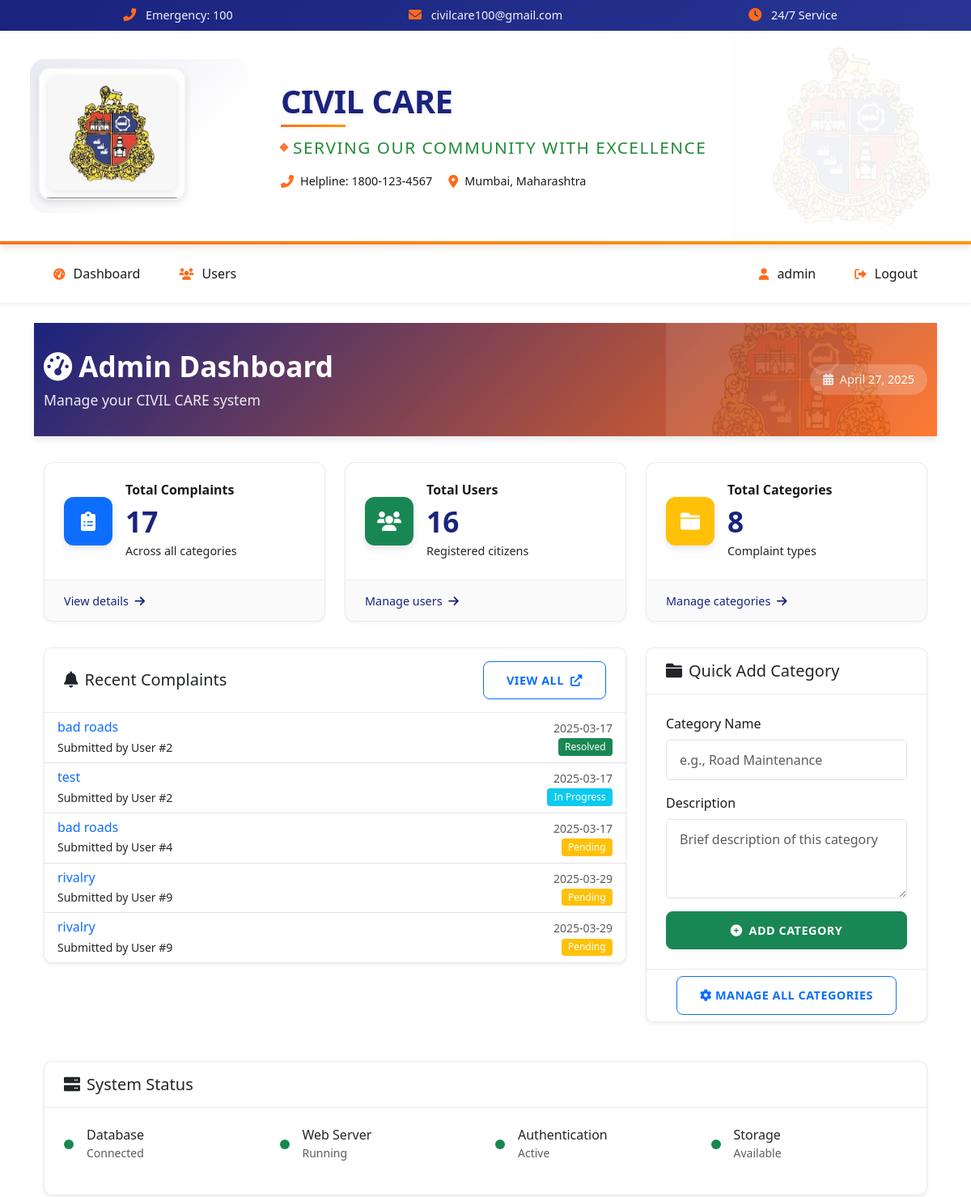
/admin/dashboard (signed in, upper part), run on an earlier commit of the app's database.
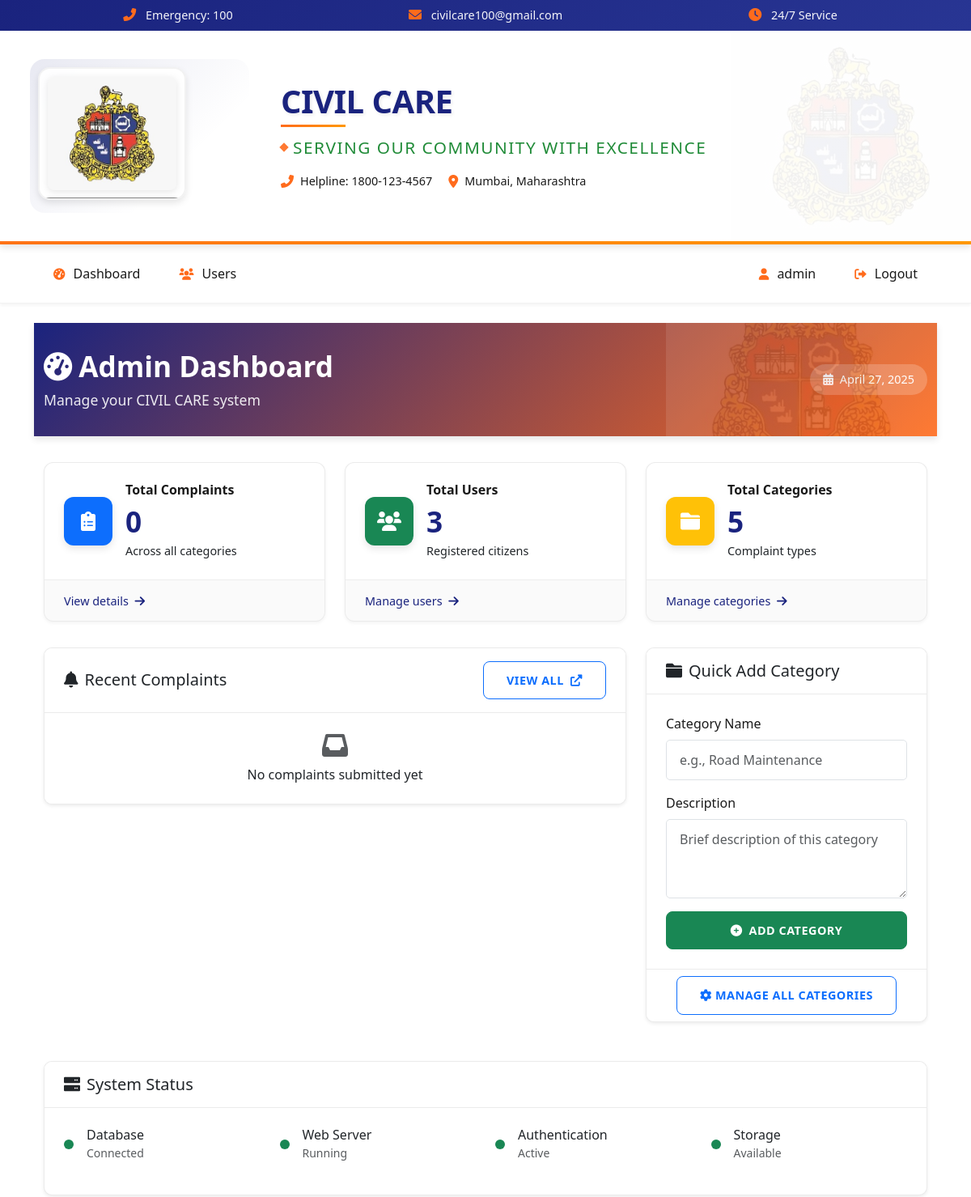
And on a later commit of the database.
### app/models/complaint.py (models this page shows, shortened)
class Complaint(db.Model):
    __tablename__ = 'complaint'
    id = db.Column(db.Integer, primary_key=True)
    title = db.Column(db.String(140), nullable=False)
    description = db.Column(db.Text, nullable=False)
    location = db.Column(db.String(200), nullable=False)
    status = db.Column(db.String(20), default='pending')  # pending, in_progress, resolved
    created_at = db.Column(db.DateTime, default=datetime.utcnow)
    updated_at = db.Column(db.DateTime, default=datetime.utcnow, onupdate=datetime.utcnow)
    user_id = db.Column(db.Integer, db.ForeignKey('user.id'), nullable=False)
    category_id = db.Column(db.Integer, db.ForeignKey('category.id'), nullable=False)

### app/routes/admin.py (the view)
    @login_required
    def decorated_function(*args, **kwargs):
        if not current_user.is_admin:
            flash('Access denied. Admin privileges required.', 'danger')
            return redirect(url_for('user.dashboard'))
        return f(*args, **kwargs)

### app/models/user.py (called while the page is built)
@login_manager.user_loader
def load_user(user_id):
    return User.query.get(int(user_id))

### app/routes/admin.py (called while the page is built)
def admin_required(f):
    @login_required
    def decorated_function(*args, **kwargs):
        if not current_user.is_admin:
            flash('Access denied. Admin privileges required.', 'danger')
            return redirect(url_for('user.dashboard'))
        return f(*args, **kwargs)
    decorated_function.__name__ = f.__name__
    return decorated_function

@admin_bp.route('/dashboard')
@admin_required
def dashboard():
    complaints = Complaint.query.all()
    users = User.query.all()
    categories = Category.query.all()
    return render_template('admin/dashboard.html',
                         complaints=complaints,
                         users=users,
                         categories=categories,
                         now=datetime.now())

### app/templates/admin/dashboard.html (shortened to what the changed rows need)
{% extends "base.html" %}
{% block content %}
<div class="admin-section">
    <div class="section-header">
        <div class="container">
            <div class="d-flex justify-content-between align-items-center">
                <div>
                    <h2 class="section-title"><i class="fas fa-tachometer-alt me-2"></i>Admin Dashboard</h2>
                </div>
            </div>
        </div>
    </div>
    <div class="container mt-4">
        <div class="row">
            <div class="col-lg-4 col-md-6 mb-4">
                <div class="stat-card">
                    <div class="stat-card-body">
                        <div class="stat-card-info">
                            <h5>Total Complaints</h5>
                            <h2>{{ complaints|length }}</h2>
                            <p class="stat-card-desc">Across all categories</p>
                        </div>
                    </div>
                </div>
            </div>
            <div class="col-lg-4 col-md-6 mb-4">
                <div class="stat-card">
                    <div class="stat-card-body">
                        <div class="stat-card-info">
                            <h5>Total Users</h5>
                            <h2>{{ users|length }}</h2>
                            <p class="stat-card-desc">Registered citizens</p>
                        </div>
                    </div>
                </div>
            </div>
            <div class="col-lg-4 col-md-6 mb-4">
                <div class="stat-card">
                    <div class="stat-card-body">
                        <div class="stat-card-info">
                            <h5>Total Categories</h5>
                            <h2>{{ categories|length }}</h2>
                            <p class="stat-card-desc">Complaint types</p>
                        </div>
                    </div>
                </div>
            </div>
        </div>
        <div class="row mt-2">
            <div class="col-lg-8 mb-4">
                <div class="card shadow-sm">
                    <div class="card-body p-0">
                        <div class="list-group list-group-flush">
                            {% for complaint in complaints[:5] %}
                            <div class="list-group-item list-group-item-action">
                                <div class="d-flex w-100 justify-content-between">
                                    <h6 class="mb-1 text-primary">{{ complaint.title }}</h6>
                                    <small class="text-muted">{{ complaint.created_at.strftime('%Y-%m-%d') }}</small>
                                </div>
                                <div class="d-flex justify-content-between align-items-center">
                                    <small>Submitted by User #{{ complaint.user_id }}</small>
                                    <span class="badge {% if complaint.status == 'pending' %}bg-warning{% elif complaint.status == 'in_progress' %}bg-info{% else %}bg-success{% endif %}">
                                        {{ complaint.status|replace('_', ' ')|title }}
                                    </span>
                                </div>
                            </div>
                            {% endfor %}
                            {% if complaints|length == 0 %}
                            <div class="list-group-item text-center py-4">
                                <i class="fas fa-inbox fa-2x text-muted mb-2"></i>
                                <p class="mb-0">No complaints submitted yet</p>
                            </div>
                            {% endif %}
                        </div>
                    </div>
                </div>
            </div>
        </div>
    </div>
</div>
{% endblock %}

What changed in the data, as far as the page shows it:
removed Complaint: title "bad roads", created_at "2025-03-17", user_id "2", status "Resolved"
removed Complaint: title "test", created_at "2025-03-17", user_id "2", status "In Progress"
removed Complaint: title "bad roads", created_at "2025-03-17", user_id "4", status "Pending"
removed Complaint: title "rivalry", created_at "2025-03-29", user_id "9", status "Pending"
removed Complaint: title "rivalry", created_at "2025-03-29", user_id "9", status "Pending"
Also different on the page:
{{ complaints|length }}: "17" → "0"
{{ users|length }}: "16" → "3"
{{ categories|length }}: "8" → "5"
text now shown: "No complaints submitted yet"
